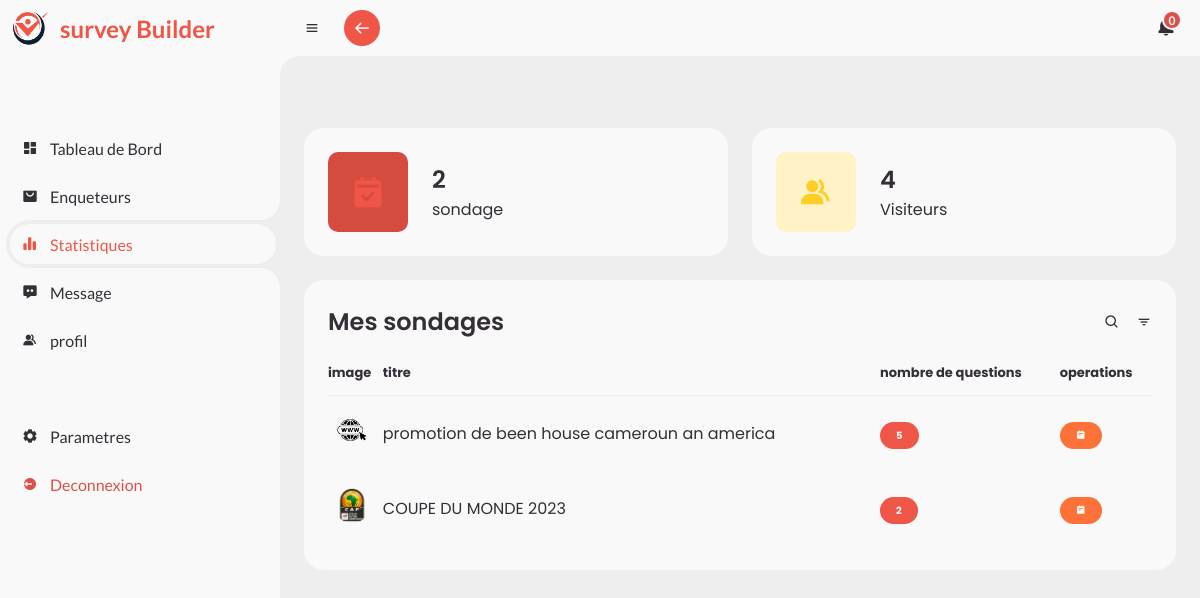
Screenshot of /view/pages/stat.page.php (signed in) with the database file from the repository.
### tables this page shows
CREATE TABLE `survey` (
  `idsurvey` int(11) NOT NULL,
  `img_path` varchar(50) NOT NULL,
  `title` varchar(70) NOT NULL,
  `description` text NOT NULL,
  `token` varchar(20) NOT NULL,
  `idinvestigator` int(11) NOT NULL
);

### controller/showInvestigatorStatController.php (called while the page is built, shortened)
<?php
require('../../model/surveys.php');
require('../../model/questions.php');
require('../../model/Session.php');
function indexShowSurveys(){
    $idInvestigator=$_SESSION['id'];
    $getSurveys= new Survey();
    $session= new Session();
    $visitors= $session->countSessionByInvestigators($idInvestigator);
    $surveysNumber=$getSurveys->getSurveysNumber($idInvestigator);
    $surveys= $getSurveys->getSurveysByInvestigator($idInvestigator);
    return $surveys;
}
 indexShowSurveys();
 function getCountQuestion($idSurvey){
    $getQuestions= new Question();
    $questions= $getQuestions->countQuestion($idSurvey);
    return $questions['question'];
 }

### model/surveys.php (called while the page is built, shortened)
<?php
class Survey{
    public function getSurveysByInvestigator($idInvestigator){
        global $DB;
        $getSurvey = $DB -> prepare('SELECT * FROM survey WHERE idinvestigator=?');
        $getSurvey -> execute(array($idInvestigator));
        return $getSurvey->fetchAll();
    }
    public function getSurveysNumber($idInvestigator){
        global $DB;
        $getSurvey = $DB -> prepare('SELECT COUNT(idsurvey) AS numberSurvey FROM survey WHERE idinvestigator=?');
        $getSurvey -> execute(array($idInvestigator));
        return $getSurvey->fetch();
    }
}

### model/session.php (called while the page is built, shortened)
<?php
class Session{
    public function countSessionByInvestigators($idInvestigator){
        global $DB;
        $countSession= $DB->prepare('SELECT COUNT(session.idsession) AS visitors
                                    FROM investigators, survey, session
                                    WHERE investigators.idinvestigator= survey.idinvestigator
                                    AND session.idsurvey= survey.idsurvey
                                    AND investigators.idinvestigator =?');
        $countSession->execute(array($idInvestigator));
        return $countSession->fetch();
    }
}

### model/questions.php (called while the page is built, shortened)
<?php
class Question{
    public function countQuestion($idSurvey){
        global $DB;
        $getAnswered = $DB -> prepare('SELECT COUNT(idquestion) AS question
                                            FROM questions, survey
                                            WHERE questions.idsurvey= survey.idsurvey
                                            AND survey.idsurvey= ?');
        $getAnswered -> execute(array($idSurvey));
        return $getAnswered->fetch();
    }
}

### view/pages/stat.page.php (the view, shortened to what this page needs)
<?php
require('../../controller/showInvestigatorStatController.php');
?>
	<?php include('../layouts/head.php') ?>
	<?php include('../layouts/sidebar.php') ?>
	<section id="content">
		<?php include('../layouts/navbar.php') ?>
		<main>
			<ul class="box-info">
    <li>
        <i class='bx bxs-calendar-check' ></i>
        <span class="text">
            <h3><?=$surveysNumber['numberSurvey']?></h3>
            <p>sondage</p>
        </span>
    </li>
    <li>
        <i class='bx bxs-group' ></i>
        <span class="text">
            <h3><?=$visitors['visitors']?></h3>
            <p>Visiteurs</p>
        </span>
    </li>
</ul>
			<div class="table-data">
				<div class="order">
					<div class="head">
						<h3>Mes sondages</h3>
						<i class='bx bx-search' ></i>
						<i class='bx bx-filter' ></i>
					</div>
					 <table>
						<thead>
							<tr>
								<th>image</th>
								<th>titre</th>
								<th>nombre de questions</th>
								<th>operations</th>
							</tr>
						</thead>
						<tbody>
                            <?php foreach($surveys as $survey){ ?>
                                <tr>
								<td>
									<a href="ans.page.php?token=<?=$survey['token']?>"><img src="../assets/img/survey/<?=$survey['img_path']?>"></a>
								</td>
								<td><?=$survey['title']?></td>
								<td><span class="status completed"><?= getCountQuestion($survey['idsurvey']) ?></span></td>
								<td><span id="stat" class="status stat pending"><a href="survey_stat.page.php?id=<?=$survey['idsurvey']?>" style="color: inherit; " ><i class='bx bxs-notepad'></i></a></span></td>
							</tr>
							<?php } ?>
						</tbody>
					</table>
				</div>
			</div>
		</main>
	</section>
	<?php include('../layouts/foot.php') ?>

### view/assets/css/style.css (style rules this page uses)
* { margin: 0; padding: 0; box-sizing: border-box; }
a { text-decoration: none; }
li { list-style: none; }
:root { --poppins: 'Poppins', sans-serif; --lato: 'Lato', sans-serif; --light: #F9F9F9; --blue: #EF5648; --active: rgb(30, 118, 207); --light-blue: #D44C40; --grey: #eee; --dark-grey: #AAAAAA; --dark: #342E37; --red: #DB504A; --yellow: #FFCE26; --light-yellow: #FFF2C6; --orange: #FD7238; --light-orange: #FFE0D3; }
html { overflow-x: hidden; }
body { background: var(--grey); overflow-x: hidden; }
#content { position: relative; width: calc(100% - 280px); left: 280px; transition: .3s ease; }
#content main { width: 100%; padding: 36px 24px; font-family: var(--poppins); max-height: calc(100vh - 56px); overflow-y: auto; }
#content main .box-info { display: grid; grid-template-columns: repeat(auto-fit, minmax(240px,3fr)); grid-gap: 24px; margin-top: 36px; }
#content main .box-info li { padding: 24px; background: var(--light); border-radius: 20px; display: flex; align-items: center; grid-gap: 24px; }
#content main .box-info li .bx { width: 80px; height: 80px; border-radius: 10px; font-size: 36px; display: flex; justify-content: center; align-items: center; }
#content main .box-info li:nth-child(1) .bx { background: var(--light-blue); color: var(--blue); }
#content main .box-info li:nth-child(2) .bx { background: var(--light-yellow); color: var(--yellow); }
#content main .box-info li .text h3 { font-size: 24px; font-weight: 600; color: var(--dark); }
#content main .box-info li .text p { color: var(--dark); }
#content main .table-data { display: flex; flex-wrap: wrap; grid-gap: 24px; margin-top: 24px; width: 100%; color: var(--dark); }
#content main .table-data > div { border-radius: 20px; background: var(--light); padding: 24px; overflow-x: auto; }
#content main .table-data .head { display: flex; align-items: center; grid-gap: 16px; margin-bottom: 24px; }
#content main .table-data .head h3 { margin-right: auto; font-size: 24px; font-weight: 600; }
#content main .table-data .head .bx { cursor: pointer; }
#content main .table-data .order { flex-grow: 1; flex-basis: 500px; }
#content main .table-data .order table { width: 100%; border-collapse: collapse; }
#content main .table-data .order table th { padding-bottom: 12px; font-size: 13px; text-align: left; border-bottom: 1px solid var(--grey); }
#content main .table-data .order table td { padding: 16px 0; }
#content main .table-data .order table tr td:first-child { display: flex; align-items: center; grid-gap: 12px; padding-left: 6px; }
#content main .table-data .order table td img { width: 36px; height: 36px; border-radius: 50%; object-fit: cover; }
#content main .table-data .order table tr td .status { font-size: 10px; padding: 6px 16px; color: var(--light); border-radius: 20px; font-weight: 700; }
.status { font-size: 10px; padding: 6px 16px; color: var(--light); border-radius: 20px; font-weight: 700; }
#content main .table-data .order table tr td .status.completed { background: var(--blue); }
td .status.completed { background: var(--blue); }
#content main .table-data .order table tr td .status.pending { background: var(--orange); }
.status.pending { background: var(--orange); }

### rows the page displays
survey: img_path (picture), title "promotion de been house cameroun an america", idsurvey "5"
survey: img_path (picture), title "COUPE DU MONDE 2023", idsurvey "2"

### other values shown
$surveysNumber['numberSurvey'] "2"
$visitors['visitors'] "4"
